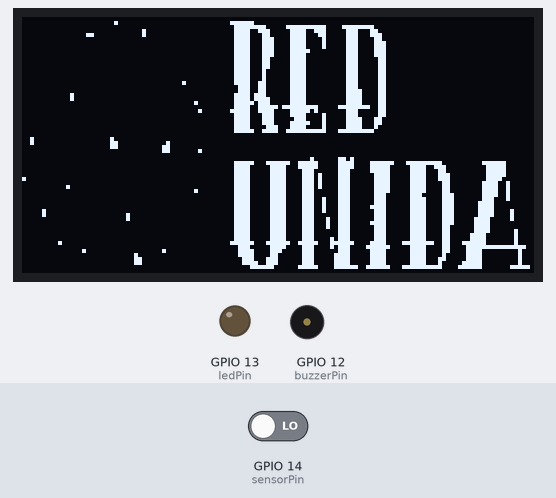
A sketch run on a simulated ESP32. On the bench: 128×64 one-colour display, output pins drawn as LEDs (lit = HIGH), buzzer (waves = sounding). Inputs (shaded band) come from the test bench; at power-on: GPIO 14 (sensorPin) LOW. WiFi joins after 1.5 s; servers stay silent unless stated; no MQTT or app messages arrive unless stated; pins used as bus, display or sensor lines are not drawn; what the sketch prints to the serial monitor is not drawn.

Above: at 3.1 s.
At 7.3 s:
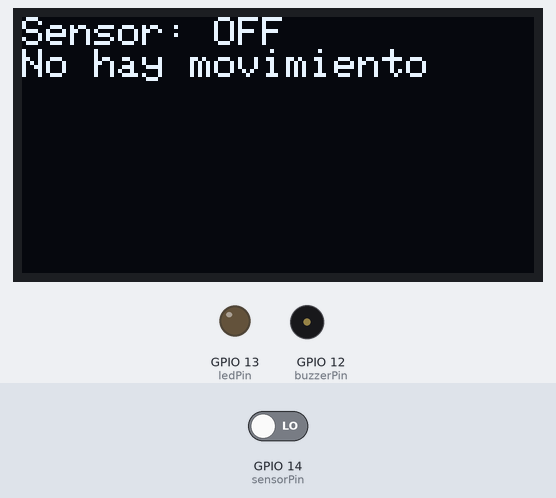
7.4 s: GPIO 14 (sensorPin) driven HIGH
At 7.54 s:
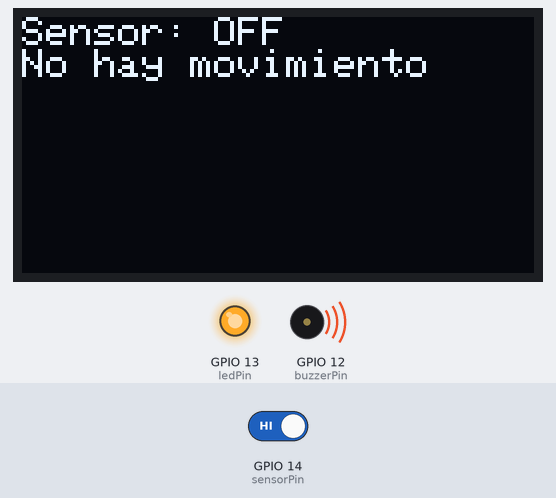
9.6 s: GPIO 14 (sensorPin) driven LOW
At 10.6 s:
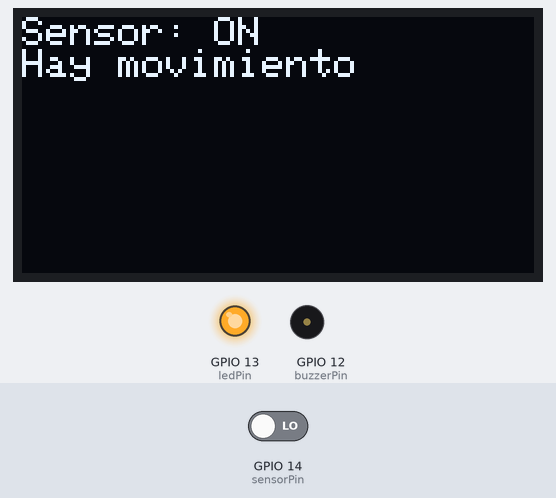
Timing chart, 0 to 12.6 s (numbered marks = the images above; inputs shaded):
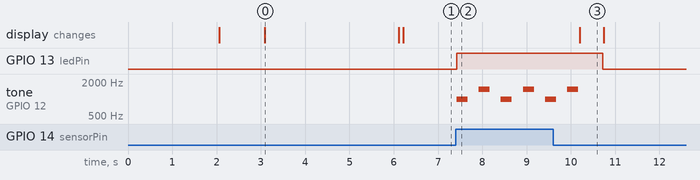

Measured:
- after the input at 7.4 s, GPIO 13 (ledPin): LOW → HIGH at once; tone on GPIO 12 (buzzerPin): plays 1000 Hz for 0.25 s, 1500 Hz for 0.25 s, 1000 Hz for 0.25 s, 1500 Hz for 0.25 s, 1000 Hz for 0.18 s, starting at once
- after the input at 9.6 s, GPIO 13 (ledPin): HIGH → LOW after 1.1 s; tone on GPIO 12 (buzzerPin): goes on until 10.2 s, then stays silent
- what the display in image 0 shows lasts 3.0 s, from 3.1 s to 6.1 s
- what the display in image 3 shows lasts 0.5 s, from 10.2 s to 10.7 s

The sketch:

ESP32_recus.ino
```cpp
#include <WiFi.h>
#include <Wire.h>
#include <Adafruit_GFX.h>
#include <Adafruit_SSD1306.h>
#include "PubSubClient.h"
#include <WiFiClientSecure.h>
#include <UniversalTelegramBot.h>
#include <HTTPClient.h>
#include <cstring>

// Configuración de la red WiFi
const char* ssid = "Wokwi-GUEST";
const char* password = "";

//token telegram
const char* telegramToken = "";
#define CHAT_ID "" // ID del chat donde se quiere recibir las notificaciones


// Servidor MQTT
const char* mqttServer = "broker.emqx.io";
const int mqttPort = 1883;
const char* mqttUser = "redunida";
const char* mqttPassword = "redunida";

// Cliente MQTT
WiFiClient espClient;

PubSubClient client(espClient);

// Instancia del bot de Telegram
WiFiClientSecure secured_client;
UniversalTelegramBot bot(telegramToken, secured_client);


#define TELEGRAM_DEBUG 1
#define _debug

// Pantalla OLED
#define OLED_PIN 32
Adafruit_SSD1306 display(128, 64, &Wire, OLED_PIN);

// imagen inicio pantalla OLED
#define IMG_HEIGHT   128
#define IMG_WIDTH    64


const unsigned char PROGMEM welcomeBitmap[] = {


 0x00, 0x00, 0x00, 0x00, 0x00, 0x00, 0x00, 0x00, 0x00, 0x00, 0x00, 0x00, 0x00, 0x00, 0x00, 0x00,
0x00, 0x00, 0x01, 0x00, 0x00, 0x00, 0x0f, 0xc0, 0x00, 0x00, 0x00, 0x00, 0x00, 0x00, 0x00, 0x00,
0x00, 0x00, 0x00, 0x00, 0x00, 0x00, 0x07, 0xf8, 0x3f, 0xf0, 0xff, 0x00, 0x00, 0x00, 0x00, 0x00,
0x00, 0x00, 0x00, 0x02, 0x00, 0x00, 0x07, 0x9c, 0x1e, 0x70, 0x71, 0x80, 0x00, 0x00, 0x00, 0x00,
0x00, 0x00, 0xc0, 0x02, 0x00, 0x00, 0x07, 0x8c, 0x1e, 0x30, 0x71, 0xc0, 0x00, 0x00, 0x00, 0x00,
0x00, 0x00, 0x00, 0x00, 0x00, 0x00, 0x07, 0x8e, 0x1e, 0x10, 0x70, 0xc0, 0x00, 0x00, 0x00, 0x00,
0x00, 0x00, 0x00, 0x00, 0x00, 0x00, 0x07, 0x8e, 0x1e, 0x10, 0x70, 0xe0, 0x00, 0x00, 0x00, 0x00,
0x00, 0x00, 0x00, 0x00, 0x00, 0x00, 0x07, 0x8e, 0x1e, 0x10, 0x70, 0xe0, 0x00, 0x00, 0x00, 0x00,
0x00, 0x00, 0x00, 0x00, 0x00, 0x00, 0x07, 0x8e, 0x1f, 0x00, 0x70, 0xe0, 0x00, 0x00, 0x00, 0x00,
0x00, 0x00, 0x00, 0x00, 0x00, 0x00, 0x07, 0x8e, 0x1e, 0x00, 0x70, 0xe0, 0x00, 0x00, 0x00, 0x00,
0x00, 0x00, 0x00, 0x00, 0x00, 0x00, 0x07, 0x8c, 0x1e, 0x00, 0x70, 0x60, 0x00, 0x00, 0x00, 0x00,
0x00, 0x00, 0x00, 0x00, 0x00, 0x00, 0x07, 0x8c, 0x1e, 0x00, 0x70, 0x60, 0x00, 0x00, 0x00, 0x00,
0x00, 0x00, 0x00, 0x00, 0x00, 0x00, 0x07, 0x8c, 0x1e, 0x00, 0x70, 0x60, 0x00, 0x00, 0x00, 0x00,
0x00, 0x00, 0x00, 0x00, 0x00, 0x00, 0x07, 0x88, 0x1e, 0x00, 0x70, 0x60, 0x00, 0x00, 0x00, 0x00,
0x00, 0x00, 0x00, 0x00, 0x00, 0x00, 0x07, 0x88, 0x1e, 0x00, 0x70, 0x60, 0x00, 0x00, 0x00, 0x00,
0x00, 0x00, 0x00, 0x00, 0x00, 0x00, 0x07, 0x88, 0x1e, 0x00, 0x70, 0x60, 0x00, 0x00, 0x00, 0x00,
0x00, 0x00, 0x00, 0x00, 0x00, 0x80, 0x07, 0x98, 0x1e, 0x00, 0x70, 0x60, 0x00, 0x00, 0x00, 0x00,
0x00, 0x00, 0x00, 0x00, 0x00, 0x00, 0x03, 0x98, 0x1e, 0x00, 0x70, 0x60, 0x00, 0x00, 0x00, 0x00,
0x00, 0x00, 0x00, 0x00, 0x00, 0x00, 0x03, 0x98, 0x1e, 0x00, 0x78, 0x60, 0x00, 0x00, 0x00, 0x00,
0x00, 0x08, 0x00, 0x00, 0x00, 0x00, 0x07, 0xb8, 0x1e, 0x00, 0x78, 0x60, 0x00, 0x00, 0x00, 0x00,
0x00, 0x08, 0x00, 0x00, 0x00, 0x00, 0x07, 0xbc, 0x1e, 0x00, 0x78, 0x60, 0x00, 0x00, 0x00, 0x00,
0x00, 0x00, 0x00, 0x00, 0x00, 0x10, 0x07, 0xdc, 0x1e, 0x00, 0x78, 0x60, 0x00, 0x00, 0x00, 0x00,
0x00, 0x00, 0x00, 0x00, 0x00, 0x00, 0x07, 0x9f, 0x7f, 0xc1, 0xfe, 0x60, 0x00, 0x00, 0x00, 0x00,
0x00, 0x00, 0x00, 0x00, 0x00, 0x08, 0x0f, 0x9e, 0x1f, 0x40, 0x70, 0x60, 0x00, 0x00, 0x00, 0x00,
0x00, 0x00, 0x00, 0x00, 0x00, 0x00, 0x07, 0x8e, 0x1e, 0x10, 0x70, 0x60, 0x00, 0x00, 0x00, 0x00,
0x00, 0x00, 0x00, 0x00, 0x00, 0x00, 0x07, 0x8e, 0x0e, 0x10, 0x78, 0xc0, 0x00, 0x00, 0x00, 0x00,
0x00, 0x00, 0x00, 0x00, 0x00, 0x00, 0x07, 0x8e, 0x1f, 0x10, 0x78, 0xc0, 0x00, 0x00, 0x00, 0x00,
0x00, 0x00, 0x00, 0x00, 0x00, 0x00, 0x07, 0x87, 0x1e, 0x10, 0x78, 0x80, 0x00, 0x00, 0x00, 0x00,
0x00, 0x00, 0x00, 0x00, 0x00, 0x00, 0x07, 0xcf, 0x3f, 0xf1, 0xff, 0x00, 0x00, 0x00, 0x00, 0x00,
0x00, 0x00, 0x00, 0x00, 0x00, 0x00, 0x00, 0x00, 0x00, 0x00, 0x00, 0x00, 0x00, 0x00, 0x00, 0x00,
0x20, 0x00, 0x02, 0x00, 0x00, 0x00, 0x00, 0x00, 0x00, 0x00, 0x00, 0x00, 0x00, 0x00, 0x00, 0x00,
0x20, 0x00, 0x03, 0x00, 0x08, 0x00, 0x00, 0x00, 0x00, 0x00, 0x00, 0x00, 0x00, 0x00, 0x00, 0x00,
0x00, 0x00, 0x03, 0x00, 0x18, 0x00, 0x00, 0x00, 0x00, 0x00, 0x00, 0x00, 0x00, 0x00, 0x00, 0x00,
0x00, 0x00, 0x00, 0x00, 0x18, 0x08, 0x00, 0x00, 0x00, 0x00, 0x00, 0x00, 0x00, 0x00, 0x00, 0x00,
0x00, 0x00, 0x00, 0x00, 0x00, 0x00, 0x00, 0x00, 0x00, 0x00, 0x00, 0x00, 0x00, 0x00, 0x00, 0x00,
0x00, 0x00, 0x00, 0x00, 0x00, 0x00, 0x00, 0x00, 0x00, 0x81, 0xa0, 0x00, 0x00, 0x00, 0x00, 0x00,
0x00, 0x00, 0x00, 0x00, 0x00, 0x00, 0x07, 0xc7, 0xe7, 0xc1, 0xe1, 0xf8, 0xff, 0x80, 0x1f, 0x80,
0x00, 0x00, 0x00, 0x00, 0x00, 0x00, 0x07, 0x83, 0xc7, 0xc1, 0xe1, 0xf0, 0x79, 0xc0, 0x0f, 0x80,
0x00, 0x00, 0x00, 0x00, 0x00, 0x00, 0x07, 0x83, 0xc3, 0x81, 0xc1, 0xf0, 0x78, 0xc0, 0x0f, 0x80,
0x00, 0x00, 0x00, 0x00, 0x00, 0x00, 0x07, 0x83, 0xc3, 0xa1, 0xc0, 0xf0, 0x78, 0xe0, 0x0f, 0x80,
0x80, 0x00, 0x00, 0x00, 0x00, 0x00, 0x07, 0x83, 0xc3, 0xa1, 0xc0, 0xf0, 0x78, 0xe0, 0x0f, 0x00,
0x00, 0x00, 0x00, 0x00, 0x00, 0x00, 0x07, 0x83, 0xc3, 0xa1, 0xc0, 0xf0, 0x78, 0x60, 0x1e, 0x40,
0x00, 0x10, 0x00, 0x00, 0x00, 0x00, 0x07, 0x83, 0xc3, 0xa1, 0xc0, 0xf0, 0x78, 0x60, 0x1e, 0x40,
0x00, 0x00, 0x00, 0x00, 0x00, 0x10, 0x07, 0x83, 0xc3, 0x81, 0xc0, 0xf0, 0x78, 0x60, 0x1e, 0x40,
0x00, 0x00, 0x00, 0x00, 0x00, 0x00, 0x07, 0x83, 0xc3, 0x81, 0xc0, 0xe0, 0x70, 0x70, 0x1e, 0x40,
0x00, 0x00, 0x00, 0x00, 0x00, 0x00, 0x07, 0x83, 0xc3, 0x91, 0xc0, 0xe0, 0x78, 0x70, 0x1c, 0x40,
0x00, 0x00, 0x00, 0x00, 0x00, 0x00, 0x07, 0x83, 0xc3, 0x91, 0xc0, 0xe0, 0x78, 0x70, 0x3c, 0x00,
0x00, 0x00, 0x00, 0x00, 0x00, 0x00, 0x07, 0x83, 0xc3, 0x91, 0xc1, 0xe0, 0x78, 0x70, 0x3c, 0x00,
0x04, 0x00, 0x00, 0x00, 0x00, 0x00, 0x07, 0x83, 0xc3, 0x91, 0xc0, 0xe0, 0x78, 0x70, 0x3c, 0x20,
0x04, 0x00, 0x00, 0x20, 0x00, 0x00, 0x07, 0x83, 0xc3, 0x81, 0xc0, 0xe0, 0x78, 0x70, 0x3c, 0x20,
0x00, 0x00, 0x00, 0x20, 0x00, 0x00, 0x07, 0x83, 0xc3, 0x89, 0xc0, 0xe0, 0x78, 0x70, 0x78, 0x20,
0x00, 0x00, 0x00, 0x00, 0x00, 0x00, 0x07, 0x83, 0xc3, 0x89, 0xc1, 0xe0, 0x78, 0x70, 0x78, 0x00,
0x00, 0x00, 0x00, 0x00, 0x00, 0x00, 0x07, 0x83, 0xc3, 0x89, 0xc0, 0xe0, 0x78, 0x60, 0x78, 0x00,
0x00, 0x00, 0x00, 0x00, 0x00, 0x00, 0x07, 0x83, 0xc3, 0x81, 0xc0, 0xe0, 0x78, 0x60, 0x78, 0x10,
0x00, 0x00, 0x00, 0x00, 0x00, 0x00, 0x07, 0x83, 0xc3, 0x81, 0xc0, 0xe0, 0x78, 0x60, 0xf0, 0x10,
0x00, 0x00, 0x00, 0x00, 0x00, 0x00, 0x07, 0x83, 0xc3, 0x85, 0xc0, 0xe0, 0x78, 0x60, 0xf0, 0x10,
0x00, 0x40, 0x00, 0x00, 0x00, 0x00, 0x0f, 0xc7, 0xe7, 0xc7, 0xe1, 0xe1, 0xfe, 0x63, 0xf0, 0x10,
0x00, 0x00, 0x00, 0x00, 0x00, 0x00, 0x03, 0x83, 0xc3, 0x85, 0xc3, 0xf0, 0x78, 0x61, 0xff, 0xfc,
0x00, 0x01, 0x00, 0x00, 0x10, 0x00, 0x03, 0xc3, 0x83, 0x81, 0xc1, 0xe0, 0x78, 0x61, 0xe0, 0x08,
0x00, 0x00, 0x00, 0x08, 0x00, 0x00, 0x03, 0xc3, 0x03, 0x83, 0xc1, 0xe0, 0x78, 0x41, 0xe0, 0x08,
0x00, 0x00, 0x00, 0x0c, 0x00, 0x00, 0x01, 0xc7, 0x03, 0x83, 0xc1, 0xe0, 0x78, 0xc1, 0xe0, 0x08,
0x00, 0x00, 0x00, 0x0c, 0x00, 0x00, 0x01, 0xe7, 0x03, 0x83, 0xc1, 0xe0, 0x78, 0x83, 0xe0, 0x08,
0x00, 0x00, 0x00, 0x00, 0x00, 0x00, 0x00, 0x7e, 0x07, 0xc3, 0xf3, 0xf1, 0xff, 0x87, 0xe0, 0x3e,
0x00, 0x00, 0x00, 0x00, 0x00, 0x00, 0x00, 0x00, 0x00, 0x00, 0x00, 0x00, 0x00, 0x00, 0x00, 0x00
};

// Pin del sensor de movimiento, LED y buzzer
int sensorPin = 14;
int ledPin = 13;
int buzzerPin = 12;

void callback(char* topic, byte* payload, unsigned int length) {
  // Lógica para manejar los mensajes MQTT recibidos
  // Puedes agregar tu propia lógica aquí
}


void reconnect() {
  // Reconectar al servidor MQTT solo si no está conectado
  if (!client.connected()) {
    Serial.println("Conectando a MQTT...");
    if (client.connect("ESP32Client")) {
      Serial.println("Conectado a MQTT");
      client.subscribe("tu_topic"); // Reemplazar "tu_topic" por tu topico
    } else {
      Serial.print("Error al conectar a MQTT, rc=");
      Serial.print(client.state());
      Serial.println(" Intentando de nuevo en 5 segundos...");
      delay(5000);
    }
  }
}

void setup() {
  Serial.begin(9600);
  Serial.setDebugOutput(true);
  Serial.println("Conectando a WiFi...");

  // Conexión a la red WiFi
  WiFi.begin(ssid, password);
  secured_client.setCACert(TELEGRAM_CERTIFICATE_ROOT); // Add root certificate for api.telegram.org
  while (WiFi.status() != WL_CONNECTED) {
    delay(1000);
    Serial.println("Conectando a WiFi...");
  }
  Serial.println("Conectado a WiFi");


  // Inicialización de la pantalla OLED
  display.begin(SSD1306_SWITCHCAPVCC, 0x3C);
  display.clearDisplay();

  // Mostrar mensaje de bienvenida
  display.setTextSize(1);
  display.setTextColor(WHITE);
  display.setCursor(20, 20);
  display.println("  Bienvenido a        RED UNIDA");
  display.display();
  delay(1000);

  // Mostrar imagen de bienvenida
  display.clearDisplay();
  display.drawBitmap(0, 0, welcomeBitmap,IMG_HEIGHT,IMG_WIDTH , WHITE);
  display.display();
  delay(3000); // Mostrar la imagen durante 3 segundos

// Mostrar mensaje entrada mqtt
  display.clearDisplay();
  display.setTextColor(WHITE);
  display.setTextSize(1);
  display.setCursor(0, 0);
  display.println("Hola, MQTT!");
  display.display();

  // Configuración del cliente MQTT
  client.setServer(mqttServer, mqttPort);
  client.setCallback(callback);

  // Configuración del pin del sensor de movimiento, LED y buzzer
  pinMode(sensorPin, INPUT);
  pinMode(ledPin, OUTPUT);
  pinMode(buzzerPin, OUTPUT);
}

void loop() {
  if (!client.connected()) {
    reconnect();
  }
  client.loop();
  if (!client.connected()) {
    Serial.println("Conexión perdida con el servidor MQTT. Intentando reconectar...");
    reconnect();
  }

  // Lectura del sensor de movimiento
  int movimiento = digitalRead(sensorPin);

  // Control del LED en función del estado del sensor
  if (movimiento == HIGH) {
    digitalWrite(ledPin, HIGH); // Encender el LED
    digitalWrite(buzzerPin, HIGH); // Encender el buzzer
    tone(buzzerPin, 1000); // Empezar a sonar el buzzer a 1kHz

// Emitir un sonido de alarma alternando entre dos tonos
    for (int i = 0; i < 3; i++) {
      tone(buzzerPin, 1000); // Empezar a sonar el buzzer a 1kHz
      delay(250); // Sonar durante 250ms
      noTone(buzzerPin); // Detener el sonido
      delay(250); // Pausa de 250ms
      tone(buzzerPin, 1500); // Cambiar a un tono más alto de 1.5kHz
      delay(250); // Sonar durante 250ms
      noTone(buzzerPin); // Detener el sonido
      if (i < 2) { // Pausa entre las repeticiones de la alarma
        delay(250); // Pausa de 250ms
      }
    }

  } else {
    digitalWrite(ledPin, LOW); //Apagar el LED
    digitalWrite(buzzerPin, LOW); // Apagar el buzzer
    noTone(buzzerPin); // Detener el sonido del buzzer
  }


  // Publicar mensaje MQTT dependiendo del estado del sensor
if (movimiento == HIGH) {
  client.publish("tu_topic", "Movimiento detectado"); // Reemplazar "tu_topic" por tu tópico
} else {
  client.publish("tu_topic", "Sin movimiento"); // Reemplazar "tu_topic" por tu tópico
}

// Actualizar la pantalla OLED
display.clearDisplay();
display.setCursor(0, 0);
display.print("Sensor: ");

if (movimiento == HIGH) {
  display.println("ON");
  display.println("Hay movimiento");
} else {
  display.println("OFF");
  display.println("No hay movimiento");
}

display.display();

// Comprobación de detección de movimiento telegram
if (movimiento == HIGH) { // Si se ha detectado movimiento...
   bot.sendMessage(CHAT_ID, "🚨 Movimiento Detectado 🚨", ""); // Envío de una notificación a Telegram
  Serial.println("🚨 Movimiento Detectado 🚨"); // Se muestra el mismo mensaje en la consola
}


display.display();


// Delay para permitir que la pantalla se muestre
delay(200);
}
```
